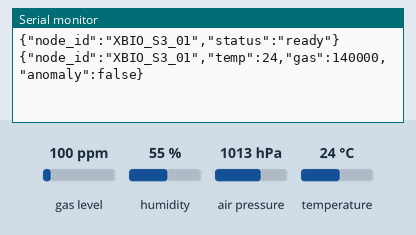
Simulated run of this program. Board: ESP32-S3. On the bench: the last lines printed to the serial monitor. The inputs (shaded band) are chosen by the test bench; at power-on: gas level 100 ppm, temperature 24 °C, humidity 55 %, air pressure 1013 hPa.

Above: at 2.7 s.
2.8 s: gas level set to 20 ppm
At 4.4 s:
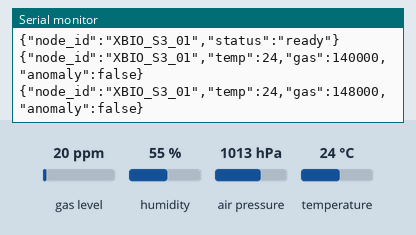
5.7 s: temperature set to 12 °C
At 6.8 s:
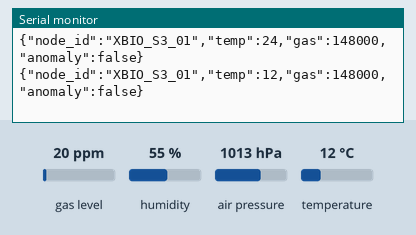
8.6 s: gas level set to 250 ppm
At 11.5 s:
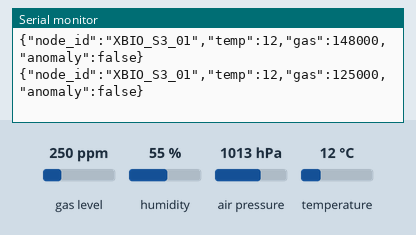
Timing chart, 0 to 13.0 s (numbered marks = the images above; inputs shaded):
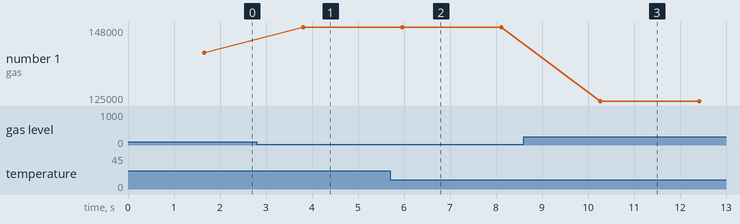

Measured:
- after the input at 2.8 s, the serial monitor: prints a new line after 1.0 s (image 1)
- after the input at 5.7 s, the serial monitor: prints a new line after 0.26 s (image 2)
- after the input at 8.6 s, the serial monitor: prints a new line after 1.7 s (image 3)
- plotted number 1: 140000 → 148000 after the input at 2.8 s, 148000 → 125000 after the input at 8.6 s

The program:

main.cpp
```cpp
/**
 * ═══════════════════════════════════════════════════════════════════════════════
 * X-BIO Sentinel — The First Breath (Phase 1)
 * ESP32-S3 N16R8 + BME688 | Signature X (Spike Detection)
 * NEXUS PRIME
 * ═══════════════════════════════════════════════════════════════════════════════
 *
 * Wiring: SDA=8, SCL=9, ADDR=GND → I2C 0x76
 */

#include <Arduino.h>
#include <Wire.h>
#include <Adafruit_Sensor.h>
#include <Adafruit_BME680.h>
#include <ArduinoJson.h>

#define SDA_PIN 8
#define SCL_PIN 9
#define BME_ADDR 0x76
#define LOOP_INTERVAL_MS 2000
#define BASELINE_READINGS 10
#define ANOMALY_THRESHOLD 0.15f  // 15% gas drop = anomaly

Adafruit_BME680 bme;
const char* NODE_ID = "XBIO_S3_01";

// Signature X: 10-reading rolling baseline
uint32_t gasBaseline[BASELINE_READINGS];
uint8_t baselineIdx = 0;
uint8_t baselineCount = 0;
float baselineMean = 0.0f;

void updateBaseline(uint32_t gas) {
  gasBaseline[baselineIdx] = gas;
  baselineIdx = (baselineIdx + 1) % BASELINE_READINGS;
  if (baselineCount < BASELINE_READINGS) baselineCount++;

  float sum = 0;
  for (uint8_t i = 0; i < baselineCount; i++) sum += gasBaseline[i];
  baselineMean = sum / baselineCount;
}

bool isAnomaly(uint32_t gas) {
  if (baselineCount < BASELINE_READINGS) return false;
  if (baselineMean <= 0) return false;
  float drop = (baselineMean - (float)gas) / baselineMean;
  return drop > ANOMALY_THRESHOLD;
}

void setup() {
  Serial.begin(115200);
  delay(1500);

  Wire.begin(SDA_PIN, SCL_PIN);
  Wire.setClock(400000);

  if (!bme.begin(BME_ADDR)) {
    Serial.println("{\"error\":\"BME688 not found at 0x76\"}");
    for (;;) delay(1000);
  }

  bme.setTemperatureOversampling(BME680_OS_8X);
  bme.setHumidityOversampling(BME680_OS_2X);
  bme.setPressureOversampling(BME680_OS_4X);
  bme.setIIRFilterSize(BME680_FILTER_SIZE_3);
  bme.setGasHeater(320, 150);

  Serial.println("{\"node_id\":\"XBIO_S3_01\",\"status\":\"ready\"}");
}

void loop() {
  if (!bme.performReading()) {
    Serial.println("{\"error\":\"read_fail\"}");
    delay(LOOP_INTERVAL_MS);
    return;
  }

  float temp = bme.temperature;
  uint32_t gas = bme.gas_resistance;

  updateBaseline(gas);
  bool anomaly = isAnomaly(gas);

  JsonDocument doc;
  doc["node_id"] = NODE_ID;
  doc["temp"] = roundf(temp * 10.0f) / 10.0f;
  doc["gas"] = (long)gas;
  doc["anomaly"] = anomaly;

  serializeJson(doc, Serial);
  Serial.println();

  delay(LOOP_INTERVAL_MS);
}
```
